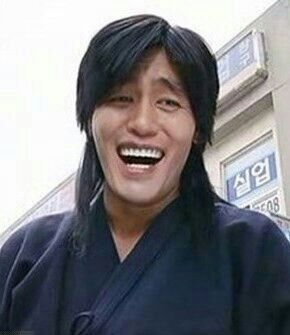
#> input picture image processing ToolBox/feature_point_detection/sift/jgz1.jpg, 290 x 335 px
$ python sift_demo1.py
#> lines starting #> are read from the running program, lines starting #| are printed output that depends on the picture
# -*- coding: utf-8 -*-
"""
Created on Thu Nov  8 15:34:41 2018

SIFT特征点检测demo1
计算SIFT特征点并绘制于图像中

@author: zyb_as
"""

import cv2

# 1) 以灰度图的形式读入图片

# 人脸模板
psd_img_1 = cv2.imread('jgz1.jpg', cv2.IMREAD_GRAYSCALE)
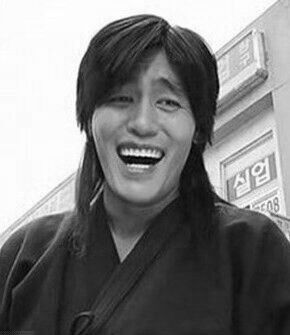
#> psd_img_1: shape (335, 290); min 0, max 255, mean 124.9


# 2) SIFT特征计算
sift = cv2.xfeatures2d.SIFT_create()

psd_kp1, psd_des1 = sift.detectAndCompute(psd_img_1, None)
#> psd_kp1 = 551 keypoints; strongest (x, y, size): (111, 67, 49.1), (126, 153, 4.3), (248, 207, 2.2), (84, 118, 11.7)


# 3) 绘制特征点
#画出特征点
im_keypoint = cv2.drawKeypoints(psd_img_1, psd_kp1, psd_img_1,
                         flags = cv2.DRAW_MATCHES_FLAGS_DRAW_RICH_KEYPOINTS)
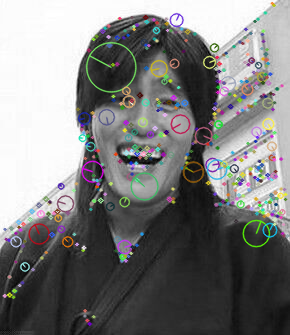
#> im_keypoint: shape (335, 290, 3); mean of channels 0, 1, 2 124.7, 125.2, 125.2; drawn as B, G, R

cv2.imshow('image', im_keypoint)#展示图片
cv2.waitKey(0)#等待按键按下
cv2.destroyAllWindows()#清除所有窗口

$ run again, with image processing ToolBox/feature_point_detection/sift/jgz2.jpg copied over image processing ToolBox/feature_point_detection/sift/jgz1.jpg
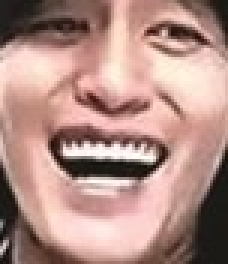
#> input picture image processing ToolBox/feature_point_detection/sift/jgz2.jpg, 76 x 88 px (shown 3 times larger)
#> `psd_img_1 = cv2.imread('jgz1.jpg', cv2.IMREAD_GRAYSCALE)`:
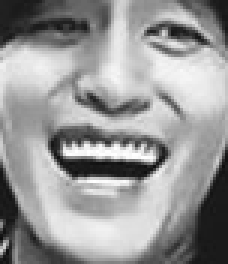
#> psd_img_1: shape (88, 76) (shown 3 times larger); min 14, max 255, mean 151.5
#> psd_kp1 = 78 keypoints; strongest (x, y, size): (23, 50, 3.4), (46, 57, 4.6), (26, 56, 5.1), (33, 50, 3.7)
#> `im_keypoint = cv2.drawKeypoints(psd_img_1, psd_kp1, psd_img_1, flags =..`:
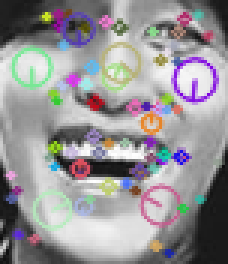
#> im_keypoint: shape (88, 76, 3) (shown 3 times larger); mean of channels 0, 1, 2 150.2, 147.5, 150.1; drawn as B, G, R

$ run again, with image processing ToolBox/feature_point_detection/sift/man.jpg copied over image processing ToolBox/feature_point_detection/sift/jgz1.jpg
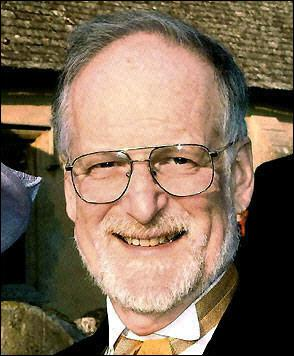
#> input picture image processing ToolBox/feature_point_detection/sift/man.jpg, 294 x 356 px
#> `psd_img_1 = cv2.imread('jgz1.jpg', cv2.IMREAD_GRAYSCALE)`:
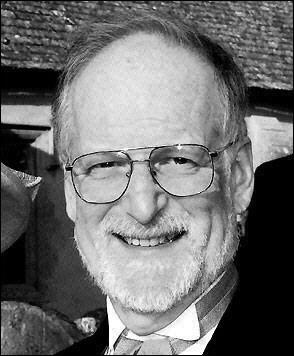
#> psd_img_1: shape (356, 294); min 0, max 255, mean 111
#> psd_kp1 = 925 keypoints; strongest (x, y, size): (115, 346, 2.7), (111, 342, 4.2), (39, 179, 3.2), (87, 324, 10.8)
#> `im_keypoint = cv2.drawKeypoints(psd_img_1, psd_kp1, psd_img_1, flags =..`:
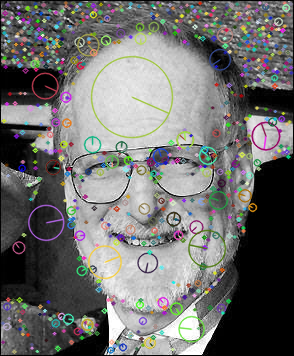
#> im_keypoint: shape (356, 294, 3); mean of channels 0, 1, 2 110.8, 112.2, 112.2; drawn as B, G, R
